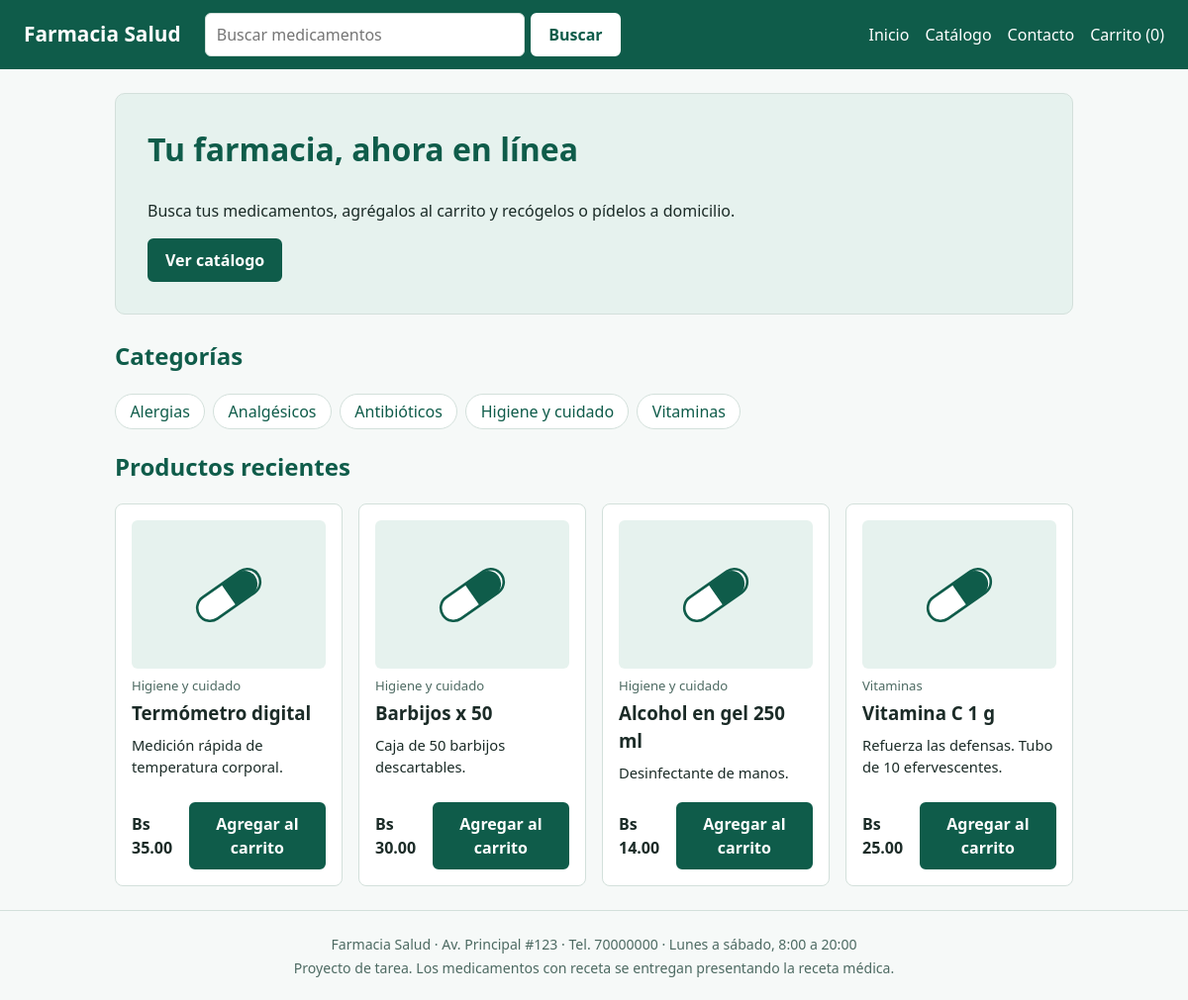
The page / on the database its author committed.
### tables this page shows
CREATE TABLE categorias (
  id INT AUTO_INCREMENT PRIMARY KEY,
  nombre VARCHAR(50) NOT NULL
);

CREATE TABLE productos (
  id INT AUTO_INCREMENT PRIMARY KEY,
  categoria_id INT NOT NULL,
  nombre VARCHAR(100) NOT NULL,
  descripcion VARCHAR(255) NOT NULL,
  precio DECIMAL(8,2) NOT NULL,
  stock INT NOT NULL DEFAULT 0,
  requiere_receta TINYINT(1) NOT NULL DEFAULT 0,
  imagen VARCHAR(255) NULL,
  FOREIGN KEY (categoria_id) REFERENCES categorias(id)
);

### includes/funciones.php (called while the page is built, shortened)
<?php
function h($t) { return htmlspecialchars((string)$t, ENT_QUOTES, 'UTF-8'); }
function precio($n) { return 'Bs ' . number_format((float)$n, 2); }
function carrito_cantidad() { return array_sum($_SESSION['carrito'] ?? []); }

### public/index.php (the view, shortened to what this page needs)
<?php
require_once __DIR__ . '/../includes/funciones.php';
$categorias = $pdo->query("SELECT * FROM categorias ORDER BY nombre")->fetchAll();
$destacados = $pdo->query("SELECT p.*, c.nombre AS categoria FROM productos p JOIN categorias c ON c.id = p.categoria_id WHERE p.stock > 0 ORDER BY p.id DESC LIMIT 4")->fetchAll();
require __DIR__ . '/../includes/header.php';
?>
<section class="hero">
  <h1>Tu farmacia, ahora en línea</h1>
  <p>Busca tus medicamentos, agrégalos al carrito y recógelos o pídelos a domicilio.</p>
  <a class="btn" href="catalogo.php">Ver catálogo</a>
</section>
<h2>Categorías</h2>
<div class="chips">
  <?php foreach ($categorias as $c): ?>
    <a href="catalogo.php?categoria=<?= (int)$c['id'] ?>"><?= h($c['nombre']) ?></a>
  <?php endforeach; ?>
</div>
<h2>Productos recientes</h2>
<div class="grid">
  <?php foreach ($destacados as $p) include __DIR__ . '/../includes/tarjeta_producto.php'; ?>
</div>
<?php require __DIR__ . '/../includes/footer.php'; ?>

### includes/header.php (shortened to what this page needs)
<!DOCTYPE html>
<html lang="es">
<head>
  <link rel="stylesheet" href="assets/css/style.css">
</head>
<body>
<header class="top">
  <a class="logo" href="index.php">Farmacia Salud</a>
  <form class="buscar" action="catalogo.php">
    <input type="search" name="q" placeholder="Buscar medicamentos" value="<?= h($_GET['q'] ?? '') ?>" aria-label="Buscar productos">
    <button class="btn claro">Buscar</button>
  </form>
  <nav>
    <a href="index.php">Inicio</a>
    <a href="catalogo.php">Catálogo</a>
    <a href="contacto.php">Contacto</a>
    <a href="carrito.php">Carrito (<?= carrito_cantidad() ?>)</a>
  </nav>
</header>
<main>

### includes/tarjeta_producto.php (shortened to what this page needs)
<article class="tarjeta">
  <img class="foto" src="<?= !empty($p['imagen']) ? 'uploads/productos/' . h($p['imagen']) : 'assets/img/sin-imagen.svg' ?>" alt="<?= h($p['nombre']) ?>" loading="lazy">
  <span class="cat"><?= h($p['categoria']) ?></span>
  <h3><?= h($p['nombre']) ?></h3>
  <p><?= h($p['descripcion']) ?></p>
  <div class="pie">
    <strong><?= precio($p['precio']) ?></strong>
    <?php if ($p['stock'] > 0): ?>
      <form method="post" action="carrito.php">
        <button class="btn">Agregar al carrito</button>
      </form>
    <?php else: ?>
      <span class="tag agotado">Agotado</span>
    <?php endif; ?>
  </div>
</article>

### includes/footer.php
</main>
<footer>
  <p>Farmacia Salud · Av. Principal #123 · Tel. 70000000 · Lunes a sábado, 8:00 a 20:00</p>
  <p>Proyecto de tarea. Los medicamentos con receta se entregan presentando la receta médica.</p>
</footer>
</body>
</html>

### public/assets/css/style.css (style rules this page uses)
:root { --verde:#0f5c4a; --claro:#e6f2ee; --fondo:#f6f9f8; --texto:#1b2b27; --borde:#d3e0db; --rojo:#b3261e; }
* { box-sizing:border-box; }
body { margin:0; font-family:"Segoe UI", system-ui, sans-serif; background:var(--fondo); color:var(--texto); line-height:1.5; }
a { color:var(--verde); }
.top { display:flex; flex-wrap:wrap; align-items:center; gap:.8rem 1.5rem; padding:.8rem 1.5rem; background:var(--verde); color:#fff; }
.top a { color:#fff; text-decoration:none; }
.logo { font-size:1.3rem; font-weight:700; }
.buscar { display:flex; gap:.4rem; flex:1; min-width:220px; max-width:420px; }
.top nav { display:flex; gap:1rem; margin-left:auto; }
main { max-width:1000px; margin:1.5rem auto; padding:0 1rem; min-height:60vh; }
h1, h2 { color:var(--verde); }
input, textarea { width:100%; padding:.55rem .7rem; border:1px solid var(--borde); border-radius:6px; font:inherit; background:#fff; }
.btn { display:inline-block; background:var(--verde); color:#fff; border:2px solid var(--verde); padding:.5rem 1rem; border-radius:6px; font:inherit; font-weight:600; text-decoration:none; cursor:pointer; }
.btn.claro { background:#fff; color:var(--verde); border-color:#fff; }
.hero { background:var(--claro); border:1px solid var(--borde); border-radius:10px; padding:2rem; margin-bottom:1.5rem; }
.hero h1 { margin-top:0; font-size:2rem; }
.chips { display:flex; flex-wrap:wrap; gap:.5rem; margin-bottom:1.2rem; }
.chips a { padding:.3rem .9rem; border:1px solid var(--borde); border-radius:99px; background:#fff; text-decoration:none; }
.grid { display:grid; grid-template-columns:repeat(auto-fill, minmax(220px, 1fr)); gap:1rem; }
.tarjeta { display:flex; flex-direction:column; background:#fff; border:1px solid var(--borde); border-radius:8px; padding:1rem; }
.tarjeta h3 { margin:.2rem 0; }
.tarjeta p { flex:1; margin:.2rem 0 .6rem; font-size:.92rem; }
.tarjeta .cat { font-size:.82rem; color:#4d6a62; }
.pie { display:flex; justify-content:space-between; align-items:center; gap:.5rem; margin-top:.6rem; }
footer { text-align:center; padding:1.2rem; font-size:.88rem; color:#4d6a62; border-top:1px solid var(--borde); }
footer p { margin:.2rem 0; }
.foto { width:100%; height:150px; object-fit:contain; background:var(--claro); border-radius:6px; margin-bottom:.5rem; }

### rows shown on the page
categorias: nombre "Alergias"
categorias: nombre "Analgésicos"
categorias: nombre "Antibióticos"
categorias: nombre "Higiene y cuidado"
categorias: nombre "Vitaminas"
productos: categoria.nombre "Higiene y cuidado", nombre "Termómetro digital", descripcion "Medición rápida de temperatura corporal.", precio "Bs 35.00"
productos: categoria.nombre "Higiene y cuidado", nombre "Barbijos x 50", descripcion "Caja de 50 barbijos descartables.", precio "Bs 30.00"
productos: categoria.nombre "Higiene y cuidado", nombre "Alcohol en gel 250 ml", descripcion "Desinfectante de manos.", precio "Bs 14.00"
productos: categoria.nombre "Vitaminas", nombre "Vitamina C 1 g", descripcion "Refuerza las defensas. Tubo de 10 efervescentes.", precio "Bs 25.00"

### other values the page prints
carrito_cantidad() "0"
